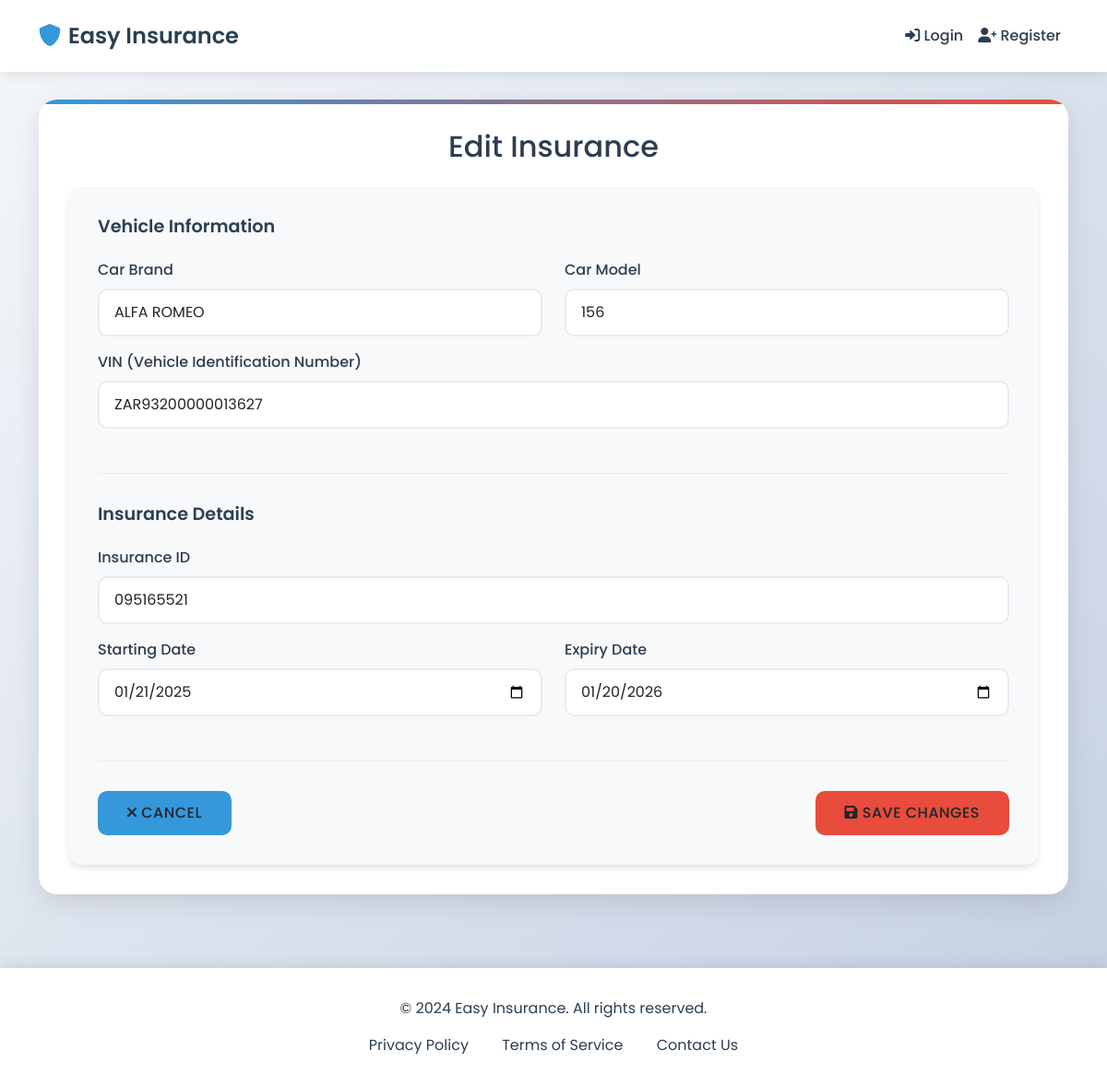
Page /EasyInsurance/insurances/9/edit/ (signed in) on the committed database.
### EasyInsurance/models.py (models this page shows, shortened)
class Insurance(models.Model):
    user = models.ForeignKey(User, on_delete=models.CASCADE, related_name='insurances', null=True, default=1)
    insurance_id = models.CharField(max_length=50)
    expiry_date = models.DateTimeField()
    starting_date = models.DateTimeField()
    car_brand = models.CharField(max_length=50)
    car_model = models.CharField(max_length=50)
    VIN = models.CharField(max_length=50)
    class Meta:
        unique_together = ['user', 'insurance_id']

### EasyInsurance/views.py (the view, shortened to what this page needs)
# urls.py: path("insurances/<int:insurance_id>/edit/", views.InsuranceEditView.as_view(), name="insurance_edit"),
class InsuranceEditView(View):
    template_name = "Webpages/insurance_edit.html"
    def get(self, request, insurance_id):
        user_id = request.session.get('user_id')
        if not user_id:
            messages.error(request, 'Please log in to edit insurance records')
            return redirect('login')
        insurance = get_object_or_404(Insurance, id=insurance_id, user_id=user_id)
        return render(request, self.template_name, {'insurance': insurance})

### templates/Webpages/insurance_edit.html (shortened to what this page needs)
{% extends 'Webpages/base.html' %}
{% block content %}
<div class="content-container">
    <h2 class="text-center mb-4">Edit Insurance</h2>
    <div class="form-container">
        <form method="post">
            <div class="form-section">
                <h3 class="section-title">Vehicle Information</h3>
                <div class="row">
                    <div class="col-md-6 mb-3">
                        <label for="car_brand" class="form-label">Car Brand</label>
                        <input type="text" class="form-control" id="car_brand" name="car_brand" value="{{ insurance.car_brand }}" required>
                    </div>
                    <div class="col-md-6 mb-3">
                        <label for="car_model" class="form-label">Car Model</label>
                        <input type="text" class="form-control" id="car_model" name="car_model" value="{{ insurance.car_model }}" required>
                    </div>
                </div>
                <div class="mb-3">
                    <label for="VIN" class="form-label">VIN (Vehicle Identification Number)</label>
                    <input type="text" class="form-control" id="VIN" name="VIN" value="{{ insurance.VIN }}" required>
                </div>
            </div>
            <div class="form-section">
                <h3 class="section-title">Insurance Details</h3>
                <div class="mb-3">
                    <label for="insurance_id" class="form-label">Insurance ID</label>
                    <input type="text" class="form-control" id="insurance_id" name="insurance_id" value="{{ insurance.insurance_id }}" required>
                </div>
                <div class="row">
                    <div class="col-md-6 mb-3">
                        <label for="starting_date" class="form-label">Starting Date</label>
                        <input type="date" class="form-control" id="starting_date" name="starting_date" value="{{ insurance.starting_date|date:'Y-m-d' }}" required>
                    </div>
                    <div class="col-md-6 mb-3">
                        <label for="expiry_date" class="form-label">Expiry Date</label>
                        <input type="date" class="form-control" id="expiry_date" name="expiry_date" value="{{ insurance.expiry_date|date:'Y-m-d' }}" required>
                    </div>
                </div>
            </div>
            <div class="d-flex justify-content-between mt-4">
                <a href="{% url 'insurance_detail' insurance.id %}" class="btn btn-cancel">
                    <i class="fas fa-times"></i> Cancel
                </a>
                <button type="submit" class="btn btn-submit">
                    <i class="fas fa-save"></i> Save Changes
                </button>
            </div>
        </form>
    </div>
</div>
{% endblock %}

### templates/Webpages/base.html (style rules this page uses)
:root { --primary-color: #2c3e50; --secondary-color: #3498db; --accent-color: #e74c3c; --light-bg: #f8f9fa; --text-color: #2c3e50; --success-color: #2ecc71; --warning-color: #f1c40f; --danger-color: #e74c3c; }
body { font-family: 'Poppins', sans-serif; background: linear-gradient(135deg, #f5f7fa 0%, #c3cfe2 100%); min-height: 100vh; color: var(--text-color); padding-top: 76px; }
.content-container { background: white; border-radius: 20px; padding: 2rem; box-shadow: 0 10px 30px rgba(0, 0, 0, 0.1); position: relative; overflow: hidden; }
.content-container::before { content: ''; position: absolute; top: 0; left: 0; width: 100%; height: 5px; background: linear-gradient(90deg, var(--secondary-color), var(--accent-color)); }
.btn { border-radius: 10px; padding: 0.75rem 1.5rem; font-weight: 500; text-transform: uppercase; letter-spacing: 0.5px; transition: all 0.3s ease; }

### templates/Webpages/insurance_edit.html (style rules this page uses)
.form-container { background: var(--light-bg); border-radius: 15px; padding: 2rem; box-shadow: 0 4px 6px rgba(0, 0, 0, 0.1); }
.form-label { font-weight: 500; color: var(--primary-color); margin-bottom: 0.5rem; }
.form-control { border: 2px solid #e9ecef; border-radius: 10px; padding: 0.75rem 1rem; transition: all 0.3s ease; }
.form-section { margin-bottom: 2rem; padding-bottom: 2rem; border-bottom: 1px solid #e9ecef; }
.section-title { color: var(--primary-color); font-size: 1.2rem; font-weight: 600; margin-bottom: 1.5rem; }
.btn-submit { background: var(--accent-color); border: none; border-radius: 10px; padding: 0.75rem 2rem; font-weight: 500; transition: all 0.3s ease; }
.btn-cancel { background: var(--secondary-color); border: none; border-radius: 10px; padding: 0.75rem 2rem; font-weight: 500; transition: all 0.3s ease; }

### rows in the picture
Insurance: car_brand "ALFA ROMEO", car_model "156", VIN "ZAR93200000013627", insurance_id "095165521", starting_date "01/21/2025", expiry_date "01/20/2026"
